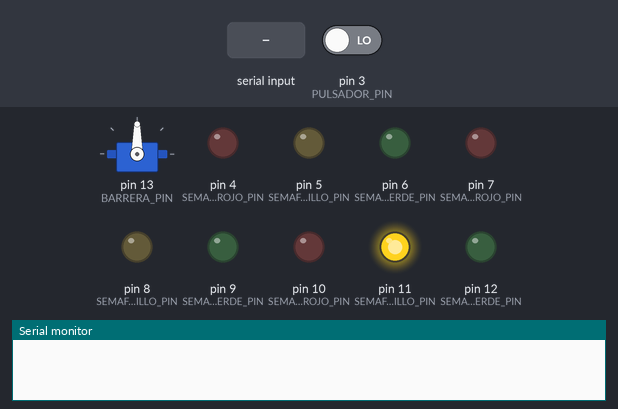
Recording of a sketch running on a simulated Arduino Uno, built with avr-gcc and run on an emulated ATmega328P. Shown: servo, output pins drawn as LEDs (lit = HIGH), the last lines printed to the serial monitor. The test bench sets the inputs (shaded band); at power-on: pin 3 (PULSADOR_PIN) LOW.

Above: at 1.2 s.
1.3 s: "0" received over Serial
14.8 s: pin 3 (PULSADOR_PIN) driven HIGH
At 18.0 s:
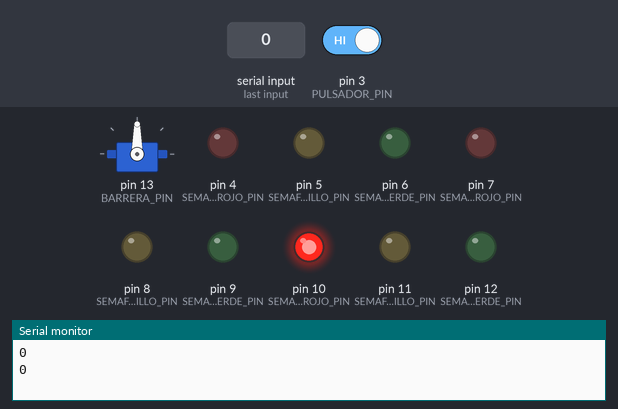
At 22.2 s:
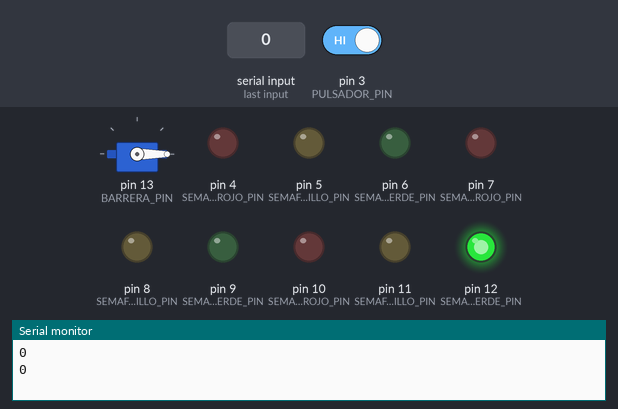
22.5 s: pin 3 (PULSADOR_PIN) driven LOW
At 23.6 s:
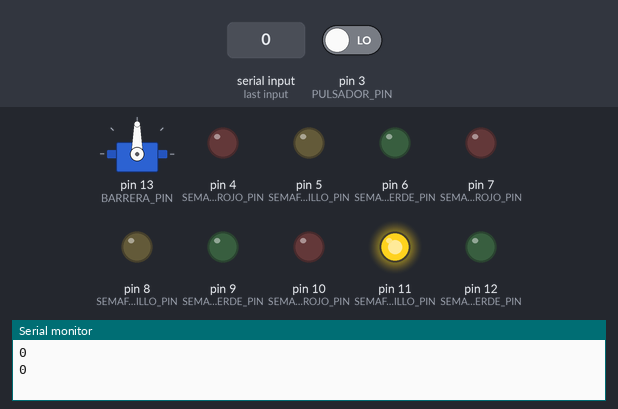
Timing chart, 0 to 40.0 s (numbered marks = the images above; inputs shaded):
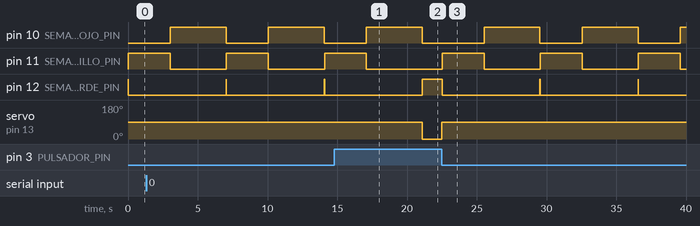

The sketch:

laboratorio-17.ino
```cpp
#include <Servo.h>

// Constantes para los pines
const int PULSADOR_PIN = 3;
const int SEMAFORO_1_VERDE_PIN = 12, SEMAFORO_1_AMARILLO_PIN = 11, SEMAFORO_1_ROJO_PIN = 10;
const int SEMAFORO_2_VERDE_PIN = 9, SEMAFORO_2_AMARILLO_PIN = 8, SEMAFORO_2_ROJO_PIN = 7;
const int SEMAFORO_3_VERDE_PIN = 6, SEMAFORO_3_AMARILLO_PIN = 5, SEMAFORO_3_ROJO_PIN = 4;
const int BARRERA_PIN = 13;

Servo barrera;

void inicializarPines() {
    pinMode(PULSADOR_PIN, INPUT);
    pinMode(SEMAFORO_1_VERDE_PIN, OUTPUT);
    pinMode(SEMAFORO_1_AMARILLO_PIN, OUTPUT);
    pinMode(SEMAFORO_1_ROJO_PIN, OUTPUT);
    pinMode(SEMAFORO_2_VERDE_PIN, OUTPUT);
    pinMode(SEMAFORO_2_AMARILLO_PIN, OUTPUT);
    pinMode(SEMAFORO_2_ROJO_PIN, OUTPUT);
    pinMode(SEMAFORO_3_VERDE_PIN, OUTPUT);
    pinMode(SEMAFORO_3_AMARILLO_PIN, OUTPUT);
    pinMode(SEMAFORO_3_ROJO_PIN, OUTPUT);
}

void encenderSemaforo(int verdePin, int amarilloPin, int rojoPin) {
    digitalWrite(verdePin, HIGH);
    digitalWrite(amarilloPin, LOW);
    digitalWrite(rojoPin, LOW);
}

void apagarSemaforo(int verdePin, int amarilloPin, int rojoPin) {
    digitalWrite(verdePin, LOW);
    digitalWrite(amarilloPin, LOW);
    digitalWrite(rojoPin, LOW);
}

void mostrarError(String mensaje) {
    Serial.println("Error: " + mensaje);
}

void setup() {
    barrera.attach(BARRERA_PIN);
    Serial.begin(9600);
    inicializarPines();
}

void loop() {
    char pasoTrenPC = '0';

    do {
        barrera.write(0);
        apagarSemaforo(SEMAFORO_1_ROJO_PIN, SEMAFORO_2_ROJO_PIN, SEMAFORO_3_ROJO_PIN);
        encenderSemaforo(SEMAFORO_1_VERDE_PIN, SEMAFORO_2_VERDE_PIN, SEMAFORO_3_VERDE_PIN);

        if (Serial.available() > 0) {
            pasoTrenPC = Serial.read();
            Serial.println(pasoTrenPC);

            if (pasoTrenPC != '1') {
                pasoTrenPC = '0';
                Serial.println(pasoTrenPC);
            }
        }
    } while (digitalRead(PULSADOR_PIN) == 1 && pasoTrenPC == '0');

    barrera.write(90);
    delay(30);

    apagarSemaforo(SEMAFORO_1_VERDE_PIN, SEMAFORO_2_VERDE_PIN, SEMAFORO_3_VERDE_PIN);
    encenderSemaforo(SEMAFORO_1_AMARILLO_PIN, SEMAFORO_2_AMARILLO_PIN, SEMAFORO_3_AMARILLO_PIN);
    delay(3000);

    apagarSemaforo(SEMAFORO_1_AMARILLO_PIN, SEMAFORO_2_AMARILLO_PIN, SEMAFORO_3_AMARILLO_PIN);
    encenderSemaforo(SEMAFORO_1_ROJO_PIN, SEMAFORO_2_ROJO_PIN, SEMAFORO_3_ROJO_PIN);
    delay(4000);
}
```

Measured:
- after the input at 14.8 s, pin 11 (SEMAFORO_1_AMARILLO_PIN): goes on until 17.1 s, then stays LOW; pin 12 (SEMAFORO_1_VERDE_PIN): goes on until 21.1 s, then stays HIGH; servo on pin 13 (BARRERA_PIN): 90° → 0° after 6.3 s
- after the input at 22.5 s, pin 10 (SEMAFORO_1_ROJO_PIN): alternates HIGH for 4.0 s and LOW for 3.0 s, starting after 3.0 s; pin 11 (SEMAFORO_1_AMARILLO_PIN): alternates HIGH for 3.0 s and LOW for 4.0 s, starting at once
- by itself, pin 10 (SEMAFORO_1_ROJO_PIN): alternates HIGH for 4.0 s and LOW for 3.0 s
- by itself, pin 11 (SEMAFORO_1_AMARILLO_PIN): alternates HIGH for 3.0 s and LOW for 4.0 s
- by itself, pin 12 (SEMAFORO_1_VERDE_PIN): alternates HIGH for 0.03 s and LOW for 7.0 s
